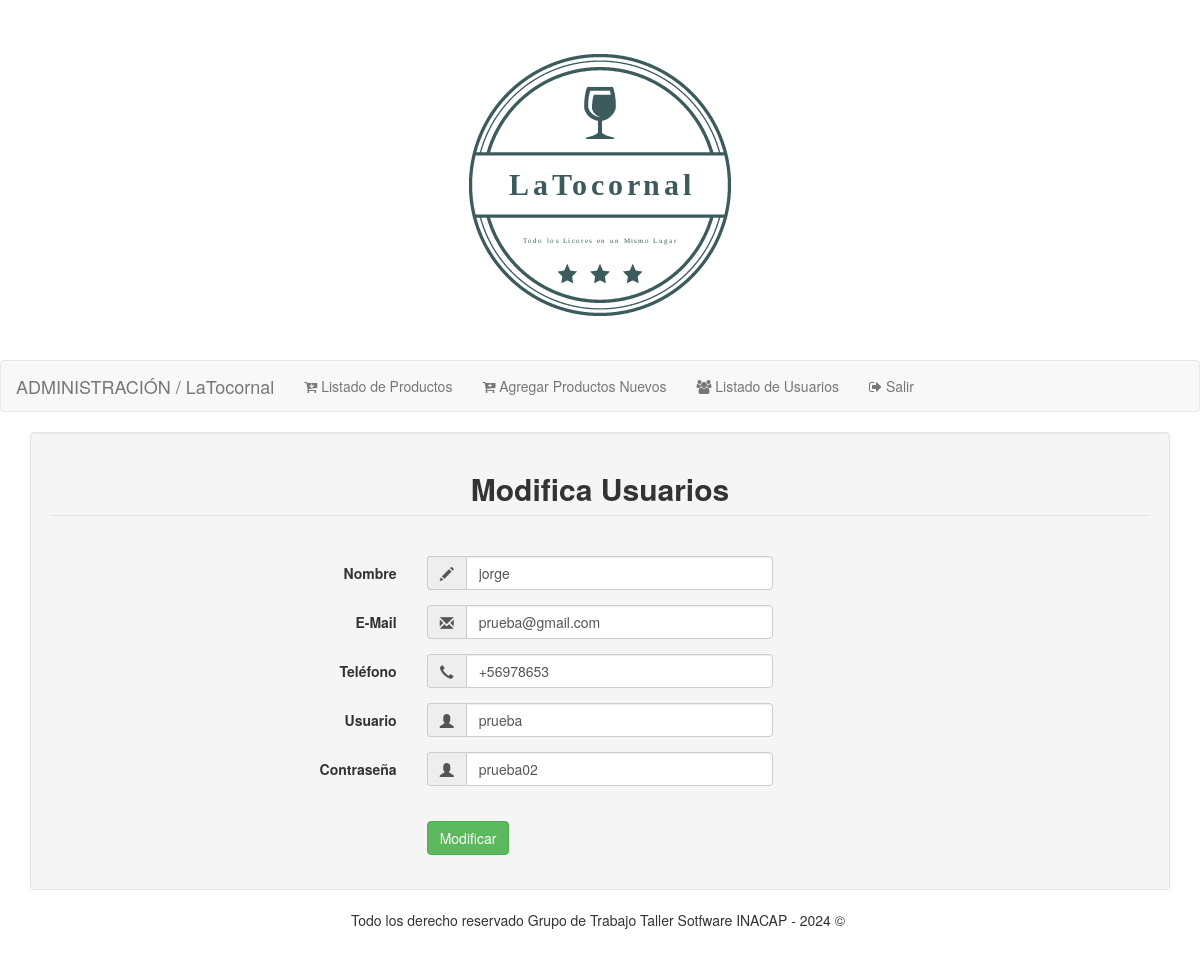
Screenshot of /admin/usuarios_modificar.php?id=15 (signed in) with the database file from the repository.
### tables this page shows
CREATE TABLE IF NOT EXISTS `clientes` (
  `id` int NOT NULL AUTO_INCREMENT,
  `nombre` varchar(100) NOT NULL DEFAULT '',
  `email` varchar(100) NOT NULL DEFAULT '',
  `telefono` varchar(9) NOT NULL,
  `usuario` varchar(30) NOT NULL DEFAULT '',
  `contrasena` varchar(20) NOT NULL DEFAULT '',
  `fecha` timestamp NOT NULL DEFAULT CURRENT_TIMESTAMP ON UPDATE CURRENT_TIMESTAMP,
  PRIMARY KEY (`id`)
);

### admin/usuarios_modificar.php (the view, shortened to what this page needs)
<?php
require_once('../conexion.php'); ?>
<?php
$query=" SELECT * FROM clientes WHERE id='$_GET[id]'";
$resource = $conn->query($query);
$row = $resource->fetch_assoc();
?>
<!DOCTYPE html>
<html lang="es">
    <head>
		<link href="https://maxcdn.bootstrapcdn.com/bootstrap/3.3.7/css/bootstrap.min.css" rel="stylesheet">
		<link rel="stylesheet" href="https://cdnjs.cloudflare.com/ajax/libs/jquery.bootstrapvalidator/0.5.0/css/bootstrapValidator.min.css">
	    <link rel="stylesheet" href="https://maxcdn.bootstrapcdn.com/font-awesome/4.6.1/css/font-awesome.min.css">
	</head>
		<body>
         <?php
            include("header.php");
            include("menu_admin.php");
        ?>
		    <div class="container">
			    <form class="well form-horizontal" method="post"  id="Modificar" name="Modificar">
					<fieldset>
					<legend><center><h2><b>Modifica Usuarios</b></h2></center></legend><br>
					<div class="form-group">
					  <label class="col-md-4 control-label">Nombre</label>
					  <div class="col-md-4 inputGroupContainer">
					  <div class="input-group">
					  <span class="input-group-addon"><i class="glyphicon glyphicon-pencil"></i></span>
					  <input  name="nombre" id="nombre" placeholder="Ingrese Nombre de Producto" class="form-control"  type="text" value="<?php echo $row['nombre']?>">
					    </div>
					  </div>
					</div>
					<div class="form-group">
					  <label class="col-md-4 control-label">E-Mail</label>
					    <div class="col-md-4 inputGroupContainer">
					    <div class="input-group">
					        <span class="input-group-addon"><i class="glyphicon glyphicon-envelope"></i></span>
					  <input name="email" id="email" placeholder="Ingrese su Email" class="form-control"  type="email" value="<?php echo $row['email']?>">
					    </div>
					  </div>
					</div>
					<div class="form-group">
					  <label class="col-md-4 control-label">Teléfono</label>
					    <div class="col-md-4 inputGroupContainer">
					    <div class="input-group">
					        <span class="input-group-addon"><i class="glyphicon glyphicon-earphone"></i></span>
					  <input name="telefono" id="telefono" class="form-control" type="text" value="<?php echo $row['telefono']?>" placeholder="+56 9 / +56 2">
					    </div>
					  </div>
					</div>
					<div class="form-group">
					  <label class="col-md-4 control-label">Usuario</label>
					  <div class="col-md-4 inputGroupContainer">
					  <div class="input-group">
					  <span class="input-group-addon"><i class="glyphicon glyphicon-user"></i></span>
					  <input  name="usuario" id="usuario" placeholder="Usuario" class="form-control"  type="text" value="<?php echo $row['usuario']?>">
					    </div>
					  </div>
					</div>
					<div class="form-group">
					  <label class="col-md-4 control-label">Contraseña</label>
					    <div class="col-md-4 inputGroupContainer">
					    <div class="input-group">
					  <span class="input-group-addon"><i class="glyphicon glyphicon-user"></i></span>
					  <input name="contrasena" placeholder="Contraseña" class="form-control"  type="text" value="<?php echo $row['contrasena']?>">
					    </div>
					  </div>
					</div>
					<div class="form-group">
					  <label class="col-md-4 control-label"></label>
					  <div class="col-md-4"><br>
					   <input type="submit" class="btn btn-success" name="enviar" value="Modificar" id="btn">
					  </div>
					</div>
					</fieldset>
				</form>
			</div>
			 <?php
                include("footer.php");
            ?>
		</body>
</html>

### rows the page displays
clientes: nombre "jorge", email "prueba@gmail.com", telefono "+56978653", usuario "prueba", contrasena "prueba02"
